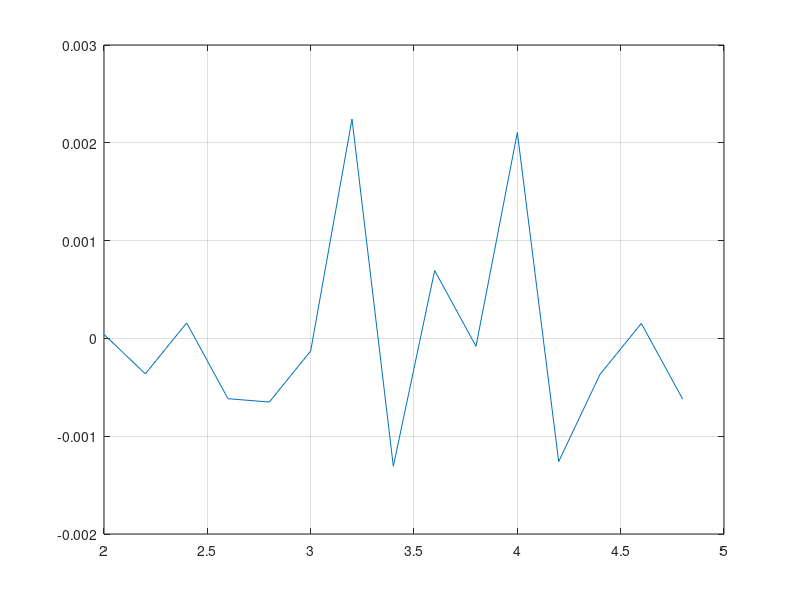

The MATLAB source for this figure:
clear; close all; clc

y = [2.000, 2.200, 2.400, 2.600, 2.800, 3.000, 3.200, 3.400, 3.600, 3.800, 4.000, 4.200, 4.400, 4.600, 4.800];
%x = [1.9691	2.1668	2.3635	2.5632	2.7586	2.9552	3.1510	3.3513	3.5466	3.7446	3.9401	4.1404	4.3365	4.5326	4.7311];
%x = [2.020, 2.220, 2.420, 2.620, 2.820, 3.020, 3.220, 3.420, 3.620, 3.820, 4.020, 4.220, 4.420, 4.620, 4.820];
%x = [1.9555, 2.1514, 2.3472, 2.5444, 2.7401, 2.9349, 3.1286, 3.3291, 3.5225, 3.7189, 3.9127, 4.1119, 4.3072, 4.5030, 4.6989];
x = [1.975466	2.173763	2.371145	2.569809	2.76774	2.965121	3.160672	3.362082	3.557999	3.756663	3.952397	4.153624	4.350639	4.548021	4.746684];
p = polyfit(x, y, 1);
a = x .* p(1) + p(2);
b = y - a;

plot(y, b)
grid on


gain=183.105;
lsb = gain * p(1);
offset = p(2)*1000;

CFRG3B2 = round((lsb - gain) / 0.045);
CFRG3B3 = round(offset / 1.46485);

if (CFRG3B2 < 0)
    CFRG3B2 = 128 + abs(CFRG3B2);
end
if (CFRG3B3 < 0)
    CFRG3B3 = 256 + CFRG3B3;
end
%CFRG3B2=dec2hex(CFRG3B2)
%CFRG3B3=dec2hex(CFRG3B3)
CFRG3B2
CFRG3B3